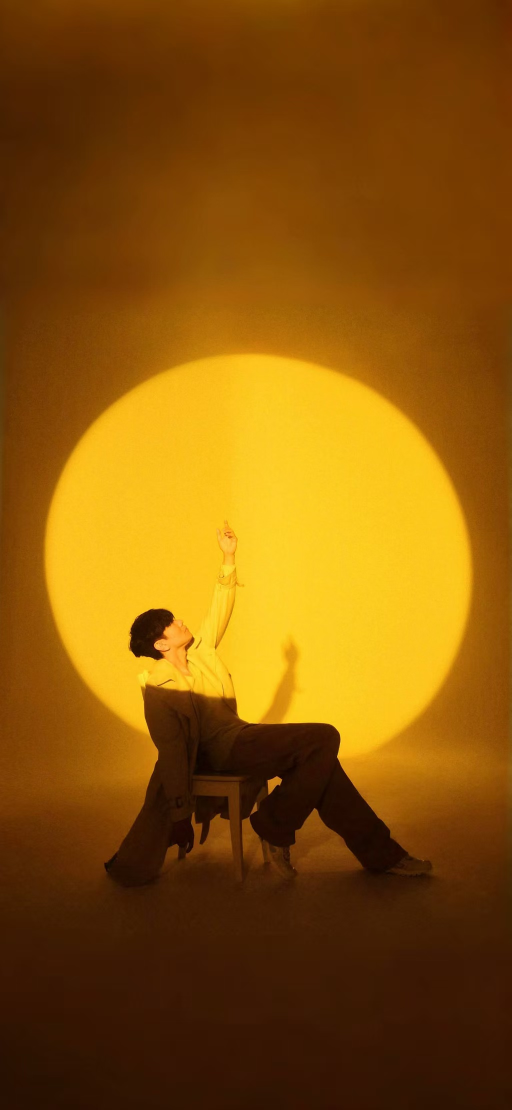
#> input picture day02-geometric-transforms/photo.jpg, 1024 x 2220 px (shown at 1/2 size)
$ python resize_image.py
#> lines starting #> are read from the running program, lines starting #| are printed output that depends on the picture
import cv2
import matplotlib.pyplot as plt


INPUT_PATH = "photo.jpg"
OUTPUT_PATH = "resized_photo.jpg"
SCALE = 0.5


def main():
    image = cv2.imread(INPUT_PATH)
#> image is the input picture: shape (2220, 1024, 3); mean B, G, R 9.6, 85.5, 136.2

    if image is None:
        print(f"无法读取图片：{INPUT_PATH}")
        return

    resized_image = cv2.resize(
        image,
        None,
        fx=SCALE,
        fy=SCALE,
        interpolation=cv2.INTER_AREA,
    )
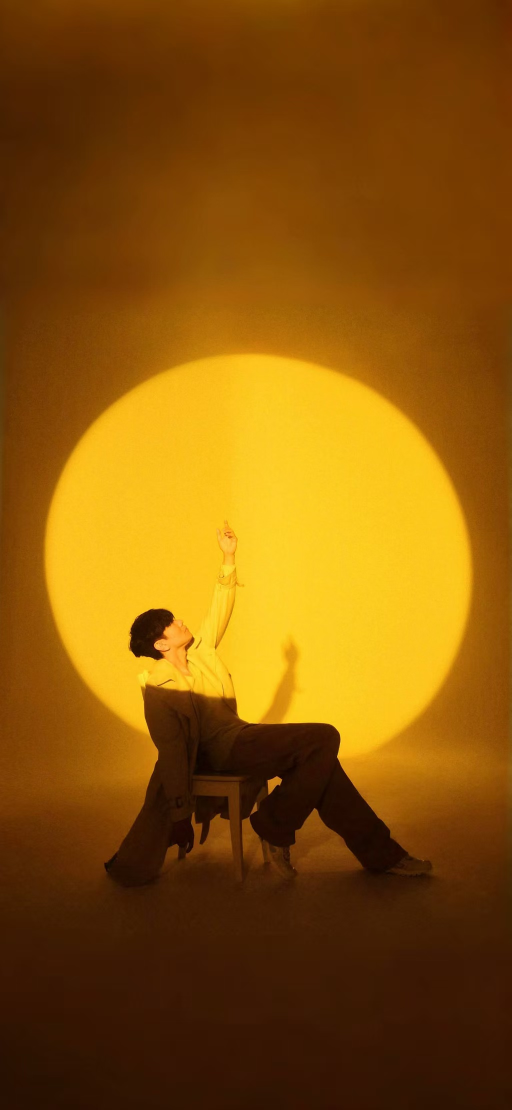
#> resized_image: shape (1110, 512, 3); mean B, G, R 9.7, 85.6, 136.3

    cv2.imwrite(OUTPUT_PATH, resized_image)

    image_rgb = cv2.cvtColor(resized_image, cv2.COLOR_BGR2RGB)
    plt.imshow(image_rgb)
    plt.axis("off")
    plt.show()


if __name__ == "__main__":
    main()
